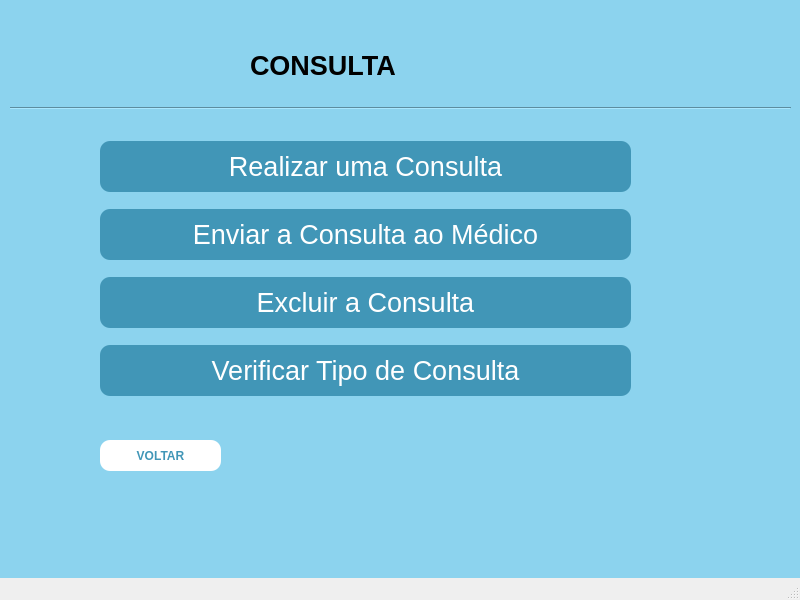
<?xml version="1.0" encoding="UTF-8"?>
<ui version="4.0">
 <class>MainWindow</class>
 <widget class="QMainWindow" name="MainWindow">
  <property name="geometry">
   <rect>
    <x>0</x>
    <y>0</y>
    <width>800</width>
    <height>600</height>
   </rect>
  </property>
  <property name="font">
   <font>
    <pointsize>10</pointsize>
   </font>
  </property>
  <property name="windowTitle">
   <string>MainWindow</string>
  </property>
  <property name="animated">
   <bool>true</bool>
  </property>
  <widget class="QWidget" name="centralwidget">
   <property name="styleSheet">
    <string notr="true">background-color: rgb(140, 211, 238);  /* Cor de fundo */</string>
   </property>
   <widget class="QLabel" name="label">
    <property name="geometry">
     <rect>
      <x>250</x>
      <y>40</y>
      <width>301</width>
      <height>51</height>
     </rect>
    </property>
    <property name="font">
     <font>
      <pointsize>20</pointsize>
      <weight>75</weight>
      <bold>true</bold>
     </font>
    </property>
    <property name="frameShape">
     <enum>QFrame::NoFrame</enum>
    </property>
    <property name="text">
     <string>CONSULTA</string>
    </property>
    <property name="textFormat">
     <enum>Qt::AutoText</enum>
    </property>
    <property name="alignment">
     <set>Qt::AlignLeading|Qt::AlignLeft|Qt::AlignVCenter</set>
    </property>
   </widget>
   <widget class="QWidget" name="layoutWidget">
    <property name="geometry">
     <rect>
      <x>100</x>
      <y>130</y>
      <width>531</width>
      <height>281</height>
     </rect>
    </property>
    <layout class="QVBoxLayout" name="verticalLayout">
     <item>
      <widget class="QPushButton" name="pushButton">
       <property name="maximumSize">
        <size>
         <width>16777215</width>
         <height>16777215</height>
        </size>
       </property>
       <property name="font">
        <font>
         <pointsize>20</pointsize>
        </font>
       </property>
       <property name="styleSheet">
        <string notr="true">QPushButton {
            background-color: rgb(65, 150, 183);  /* Cor de fundo */
            color: white;  /* Cor do texto */
            border-radius: 10px;  /* Raio dos cantos */
            padding: 10px 20px;  /* Preenchimento interno */
        }
        
        QPushButton:hover {
			color: rgb(8, 113, 155);
            background-color: white;  /* Cor de fundo ao passar o mouse */
        }</string>
       </property>
       <property name="text">
        <string>Realizar uma Consulta</string>
       </property>
       <property name="iconSize">
        <size>
         <width>30</width>
         <height>30</height>
        </size>
       </property>
       <property name="autoDefault">
        <bool>true</bool>
       </property>
       <property name="default">
        <bool>false</bool>
       </property>
      </widget>
     </item>
     <item>
      <widget class="QPushButton" name="pushButton_2">
       <property name="font">
        <font>
         <pointsize>20</pointsize>
        </font>
       </property>
       <property name="styleSheet">
        <string notr="true">QPushButton {
            background-color: rgb(65, 150, 183);  /* Cor de fundo */
            color: white;  /* Cor do texto */
            border-radius: 10px;  /* Raio dos cantos */
            padding: 10px 20px;  /* Preenchimento interno */
        }
        
        QPushButton:hover {
			color: rgb(8, 113, 155);
            background-color: white;  /* Cor de fundo ao passar o mouse */
        }</string>
       </property>
       <property name="text">
        <string>Enviar a Consulta ao Médico</string>
       </property>
       <property name="autoDefault">
        <bool>true</bool>
       </property>
       <property name="default">
        <bool>false</bool>
       </property>
      </widget>
     </item>
     <item>
      <widget class="QPushButton" name="pushButton_3">
       <property name="font">
        <font>
         <pointsize>20</pointsize>
        </font>
       </property>
       <property name="styleSheet">
        <string notr="true">QPushButton {
            background-color: rgb(65, 150, 183);  /* Cor de fundo */
            color: white;  /* Cor do texto */
            border-radius: 10px;  /* Raio dos cantos */
            padding: 10px 20px;  /* Preenchimento interno */
        }
        
        QPushButton:hover {
			color: rgb(8, 113, 155);
            background-color: white;  /* Cor de fundo ao passar o mouse */
        }</string>
       </property>
       <property name="text">
        <string>Excluir a Consulta</string>
       </property>
       <property name="autoDefault">
        <bool>true</bool>
       </property>
       <property name="default">
        <bool>false</bool>
       </property>
      </widget>
     </item>
     <item>
      <widget class="QPushButton" name="pushButton_4">
       <property name="font">
        <font>
         <pointsize>20</pointsize>
        </font>
       </property>
       <property name="styleSheet">
        <string notr="true">QPushButton {
            background-color: rgb(65, 150, 183);  /* Cor de fundo */
            color: white;  /* Cor do texto */
            border-radius: 10px;  /* Raio dos cantos */
            padding: 10px 20px;  /* Preenchimento interno */
        }
        
        QPushButton:hover {
			color: rgb(8, 113, 155);
            background-color: white;  /* Cor de fundo ao passar o mouse */
        }</string>
       </property>
       <property name="text">
        <string>Verificar Tipo de Consulta</string>
       </property>
       <property name="autoDefault">
        <bool>true</bool>
       </property>
       <property name="default">
        <bool>false</bool>
       </property>
      </widget>
     </item>
    </layout>
   </widget>
   <widget class="QPushButton" name="pushButton_5">
    <property name="geometry">
     <rect>
      <x>100</x>
      <y>440</y>
      <width>121</width>
      <height>31</height>
     </rect>
    </property>
    <property name="font">
     <font>
      <weight>75</weight>
      <bold>true</bold>
     </font>
    </property>
    <property name="styleSheet">
     <string notr="true">QPushButton {
            background-color: white;  /* Cor de fundo */
            color: rgb(65, 150, 183);  /* Cor do texto */
            border-radius: 10px;  /* Raio dos cantos */
            padding: 10px 20px;  /* Preenchimento interno */
        }
        
        QPushButton:hover {
			color: white;
            background-color: rgb(8, 113, 155);  /* Cor de fundo ao passar o mouse */
        }</string>
    </property>
    <property name="text">
     <string>VOLTAR</string>
    </property>
   </widget>
   <widget class="Line" name="line">
    <property name="geometry">
     <rect>
      <x>10</x>
      <y>100</y>
      <width>781</width>
      <height>16</height>
     </rect>
    </property>
    <property name="orientation">
     <enum>Qt::Horizontal</enum>
    </property>
   </widget>
  </widget>
  <widget class="QMenuBar" name="menubar">
   <property name="geometry">
    <rect>
     <x>0</x>
     <y>0</y>
     <width>800</width>
     <height>26</height>
    </rect>
   </property>
  </widget>
  <widget class="QStatusBar" name="statusbar"/>
 </widget>
 <resources/>
 <connections/>
</ui>
